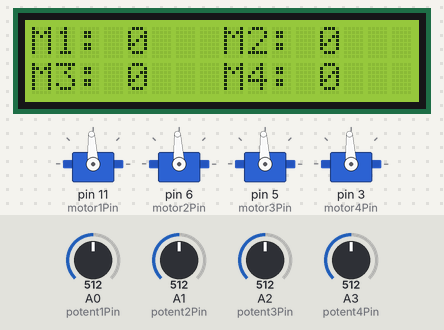
Recording of a sketch running on a simulated Arduino Uno, built with avr-gcc and run on an emulated ATmega328P. Shown: 16×2 character LCD, 4 × servo. The inputs (shaded band) are chosen by the test bench; at power-on: A0 (potent1Pin) = 512, A1 (potent2Pin) = 512, A2 (potent3Pin) = 512, A3 (potent4Pin) = 512.

Above: at 1.2 s.
1.3 s: A0 (potent1Pin) set to 546
At 1.7 s:
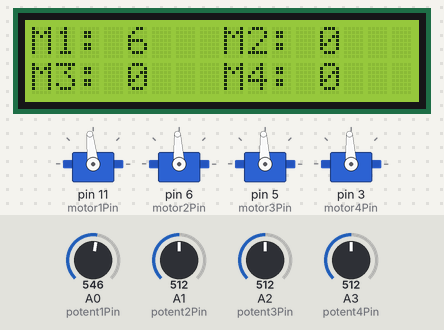
4.3 s: A0 (potent1Pin) set to 574
At 5.4 s:
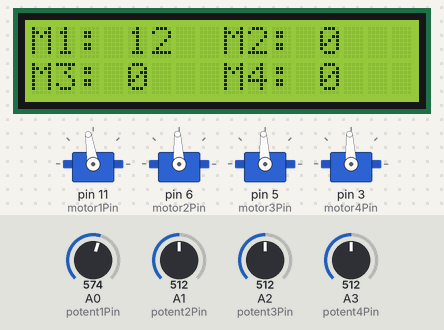
7.3 s: A1 (potent2Pin) set to 716
At 8.5 s:
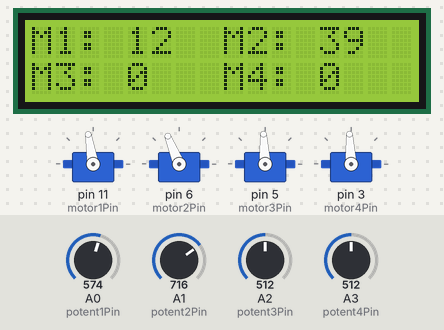
8.8 s: A2 (potent3Pin) set to 554
11.8 s: A2 (potent3Pin) set to 577
At 12.3 s:
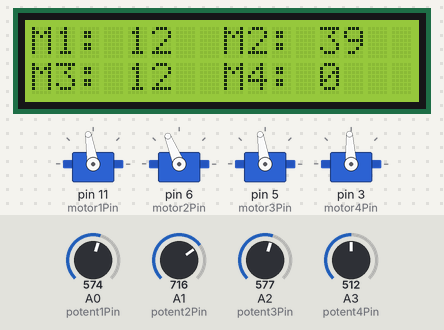
14.8 s: A3 (potent4Pin) set to 477
At 15.3 s:
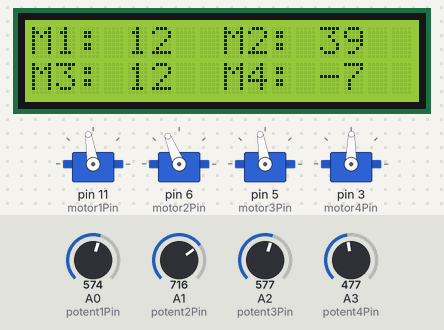
17.8 s: A3 (potent4Pin) set to 455
At 19.2 s:
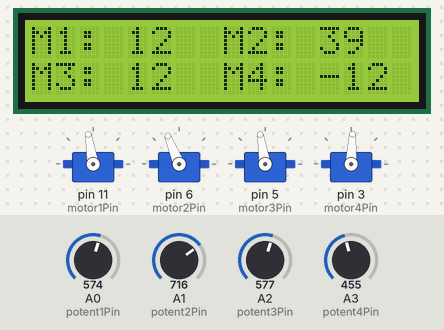
Timing chart, 0 to 20.8 s (numbered marks = the images above; inputs shaded):
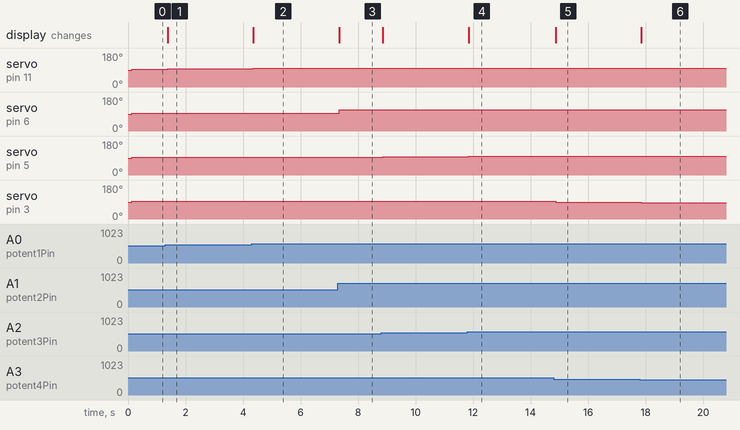

The sketch:

FRC_Testbed_2.ino
```cpp
/*
  FRC Motor Controller Testbed

  Written by Samuel Moore (Alumni Team 1714)

  This project serves as a prototyping platform to test many
  different FRC mechanisms. It can run up to four motors and
  one pneumatic solenoid simultaniously, all without the
  user having to write any code for their mechanisms. Each
  motor is controlled via a potentiometer, and their speeds
  are displayed on an I2C LiquidCrystal display.

*/

// Required libraries
#include <Wire.h> // Library for I2C communication
#include <LiquidCrystal_I2C.h> // Library for LCD
#include <Servo.h> // Library for motors
/*
  Motor object declaration

  NOTE: FRC motor controllers require a 50Hz PWM signal.
  This can be set manualy, but I've found it easier
  to set the motor controller PWM signals as Servo
  objects, as most servos also use a 50Hz PWM signal.

*/
Servo motor1;
Servo motor2;
Servo motor3;
Servo motor4;

// Display object declaration
LiquidCrystal_I2C lcd = LiquidCrystal_I2C(0x27, 16, 2);

// Motor pins
const int motor1Pin = 11;
const int motor2Pin = 6;
const int motor3Pin = 5;
const int motor4Pin = 3;

// Potentiometer pins
const int potent1Pin = A0;
const int potent2Pin = A1;
const int potent3Pin = A2;
const int potent4Pin = A3;


/*
  Centered variables

  These are global variables that represent the state of each potentiometer
  true = the potentiometer is in the center position
  false = the potentiometer is not in the center position
*/
bool centered1 = false;
bool centered2 = false;
bool centered3 = false;
bool centered4 = false;

/*
  Potentiometer centered value

  This is the value that the potentiometer should output when in the centered position
*/
const int midValue = 1500;

// potentiometer deadzone value
int deadzone = 25;

// whether or not to force all potentiometers to be centered on startup before motors can be used
bool forceCenter = true;


// run once on startup
void setup() {

  // setup serial
  Serial.begin(9600);

  // setup display
  lcd.init();
  lcd.backlight();

  // set motor pins
  pinMode(potent1Pin, INPUT);
  pinMode(potent2Pin, INPUT);
  pinMode(potent3Pin, INPUT);
  pinMode(potent4Pin, INPUT);

  // attach motor pins to motor objects
  motor1.attach(motor1Pin);
  motor2.attach(motor2Pin);
  motor3.attach(motor3Pin);
  motor4.attach(motor4Pin);

  // force potentiometers to all be centered before moving motors
  if (forceCenter == true) {
    centerStartup();
  }
}

// run periodically
void loop() {

  // get motor speeds
  int motor1Speed = getSpeed(0);
  int motor2Speed = getSpeed(1);
  int motor3Speed = getSpeed(2);
  int motor4Speed = getSpeed(3);

  // display motor speeds
  displaySpeed(motor1Speed, motor2Speed, motor3Speed, motor4Speed);

  // run motors at inputed speeds
  drive(motor1Speed, motor2Speed, motor3Speed, motor4Speed);

}


/*
  This function will read a potentiometer and map it between the motor controller PWM range with the deadband.

  Inputs:

    potentPin (int)
    The pin number of the potentiometer

  Outputs:

    motorSpeed (int)
    The Pulse Width Modulation (PWM) value cooresponding to the potentiometer value
*/
int getSpeed(int potentPin) {

  // map potentiometer value in PWM range
  int calibratedSpeed = map(analogRead(potentPin), 0, 1023, 1000, 2000);

  // apply deadband
  if (calibratedSpeed >= midValue - deadzone && calibratedSpeed <= midValue + deadzone) {
    calibratedSpeed = midValue;
  }

  return calibratedSpeed;

}

/*
  This function will drive all four motors at a desired speed.

  Inputs:

    motor1Speed (int)
    PWM value sent to motor 1

    motor2Speed (int)
    PWM value sent to motor 2

    motor3Speed (int)
    PWM value sent to motor 3

    motor4Speed (int)
    PWM value sent to motor 4

  Outputs:

    none (void)

*/
void drive(int motor1Speed, int motor2Speed, int motor3Speed, int motor4Speed) {

  // drive motors
  motor1.writeMicroseconds(motor1Speed);
  motor2.writeMicroseconds(motor2Speed);
  motor3.writeMicroseconds(motor3Speed);
  motor4.writeMicroseconds(motor4Speed);

  // delay to keep stable PWM signal
  //delay(100);

}

/*
  This function will check to see if a potentiometer is in the center value.

  Inputs:

    potentPin (int)
    The pin number of the potentiometer

  Outputs:

    centered (bool)
    true = potentiometer is centered
    false = potentiometer is not centered

*/
bool centeredCheck(int potentPin) {

  // get potentiometer value
  int speedCheck = getSpeed(potentPin);

  // return if potentiometer is centered
  return (speedCheck >= midValue - deadzone && speedCheck <= midValue + deadzone);

}

/*
  This function will display the inputed PWM signal value sent to each motor.

  Inputs:

    motor1Speed (int)
    PWM value sent to motor 1

    motor2Speed (int)
    PWM value sent to motor 2

    motor3Speed (int)
    PWM value sent to motor 3

    motor4Speed (int)
    PWM value sent to motor 4

  Outputs:

    none (void)

*/
void displaySpeed(int motor1Speed, int motor2Speed, int motor3Speed, int motor4Speed) {

  // Map the values from 1000-2000 to -100 to 100
  int mappedValue1 = map(motor1Speed, 1000, 2000, -100, 100);
  int mappedValue2 = map(motor2Speed, 1000, 2000, -100, 100);
  int mappedValue3 = map(motor3Speed, 1000, 2000, -100, 100);
  int mappedValue4 = map(motor4Speed, 1000, 2000, -100, 100);


  // Display value 1 in the first quadrant (top-left)
  lcd.setCursor(0, 0);
  lcd.print("M1:      ");
  lcd.setCursor(4, 0);
  lcd.print(mappedValue1);

  // Display value 2 in the second quadrant (top-right)
  lcd.setCursor(8, 0);
  lcd.print("M2:      ");
  lcd.setCursor(12, 0);
  lcd.print(mappedValue2);

  // Display value 3 in the third quadrant (bottom-left)
  lcd.setCursor(0, 1);
  lcd.print("M3:      ");
  lcd.setCursor(4, 1);
  lcd.print(mappedValue3);

  // Display value 4 in the fourth quadrant (bottom-right)
  lcd.setCursor(8, 1);
  lcd.print("M4:      ");
  lcd.setCursor(12, 1);
  lcd.print(mappedValue4);

}

/*
  This function will instruct the user to center a specific potentiometer.

  Inputs:
    potentPin (int)
    The pin number of the potentiometer

  Outputs:

    none (void)

*/
void displayInstruction(int potentPin) {

  lcd.setCursor(5, 0);
  lcd.print("CENTER");

  lcd.setCursor(0, 1);
  lcd.print("POTENTIOMETER " + String(potentPin));

}

/* This function will instruct the user to center each potentiometer until all potentiometers are in the centered position.

  Inputs:

    none

  Outputs:

    none (void)

*/
void centerStartup() {

  while (centeredCheck(0) == false) {
    displayInstruction(1);
  }
  lcd.clear();

  while (centeredCheck(1) == false) {
    displayInstruction(2);
  }
  lcd.clear();

  while (centeredCheck(2) == false) {
    displayInstruction(3);
  }
  lcd.clear();

  while (centeredCheck(3) == false) {
    displayInstruction(4);
  }
  lcd.clear();

}
```

Measured:
- after the input at 1.3 s, servo on pin 11 (motor1Pin): 93° → 96° after 0.08 s; the display: changes after 0.08 s (image 1)
- after the input at 4.3 s, servo on pin 11 (motor1Pin): 96° → 99° after 0.06 s; the display: changes after 0.06 s (image 2)
- after the input at 7.3 s, servo on pin 6 (motor2Pin): 93° → 112° after 0.05 s; the display: changes after 0.05 s (image 3)
- after the input at 8.8 s, servo on pin 5 (motor3Pin): 93° → 97° after 0.05 s
- after the input at 11.8 s, servo on pin 5 (motor3Pin): 97° → 99° after 0.06 s; the display: changes after 0.06 s (image 4)
- after the input at 14.8 s, servo on pin 3 (motor4Pin): 93° → 89° after 0.08 s; the display: changes after 0.08 s (image 5)
- after the input at 17.8 s, servo on pin 3 (motor4Pin): 89° → 87° after 0.06 s; the display: changes after 0.06 s (image 6)
